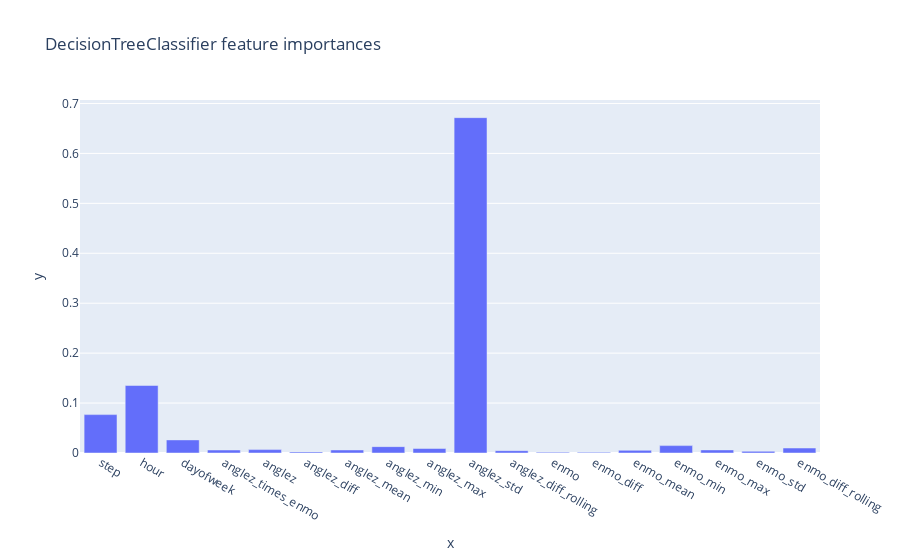

Notebook cell for this chart:
### Code cell
px.bar(x=features, 
       y=dt_pipeline[1].feature_importances_,
       title='DecisionTreeClassifier feature importances'
      )

### Figure 1 — Plotly figure (JSON) as saved in the notebook; plotly's stock layout.template omitted (floating-point values rounded to 4 significant figures)
{"data": [{"alignmentgroup": "True", "hovertemplate": "x=%{x}<br>y=%{y}<extra></extra>", "legendgroup": "", "marker": {"color": "#636efa", "pattern": {"shape": ""}}, "name": "", "offsetgroup": "", "orientation": "v", "showlegend": false, "textposition": "auto", "type": "bar", "x": ["step", "hour", "dayofweek", "anglez_times_enmo", "anglez", "anglez_diff", "anglez_mean", "anglez_min", "anglez_max", "anglez_std", "anglez_diff_rolling", "enmo", "enmo_diff", "enmo_mean", "enmo_min", "enmo_max", "enmo_std", "enmo_diff_rolling"], "xaxis": "x", "y": [0.07689, 0.1352, 0.02623, 0.005986, 0.006807, 0.002197, 0.006052, 0.01276, 0.008967, 0.6716, 0.004711, 0.001549, 0.001321, 0.005338, 0.0148, 0.006189, 0.003372, 0.00997], "yaxis": "y"}], "layout": {"barmode": "relative", "legend": {"tracegroupgap": 0}, "title": {"text": "DecisionTreeClassifier feature importances"}, "xaxis": {"anchor": "y", "domain": [0, 1], "title": {"text": "x"}}, "yaxis": {"anchor": "x", "domain": [0, 1], "title": {"text": "y"}}}}
